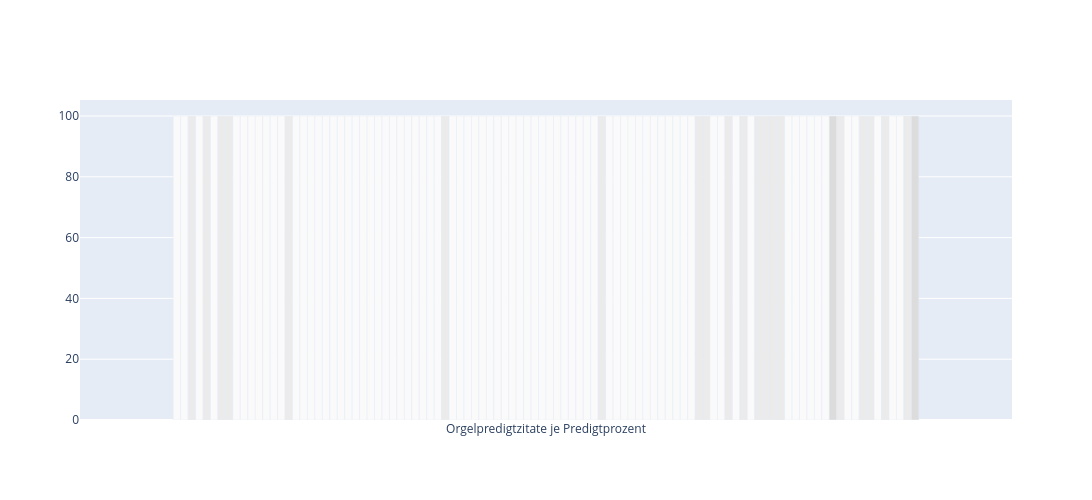

Source (notebook cell):
### Code cell
if quote_time_dist == "50-Jahr-Intervalle":
    sermons_grouped_50 = group_sermons_in_years(data, 50)
    figs_50 = []
    for i in range(len(sermons_grouped_50)):
        figs_50.append(create_quote_dist_chart(sermons_grouped_50[i], quote_type,searchkey=searchkey))
    
    # Create subplots
    fig = make_subplots(rows=len(figs_50), 
                        cols=1, 
                        subplot_titles=[f"Verteilung in Predigten zwischen {1600 + (i*50)} und {1600+(i*50)+50} ({len(sermons_grouped_50[i])} Predigten)" for i in range(len(figs_50))])

    # Add traces from each figure to the subplots
    for i, fig_item in enumerate(figs_50):
        for trace in fig_item.data:
            fig.add_trace(trace, row=i+1, col=1)

    # Update layout
    fig.update_layout(height=1200, width=1000, showlegend = False)
    fig.update_layout(title_text="Accumulierte Verteilung von Zitaten in 50-Jahr Intervallen")

elif quote_time_dist == "25-Jahr-Intervalle":
    sermons_grouped_25 = group_sermons_in_years(data, 25)
    figs_25 = []
    for i in range(len(sermons_grouped_25)):
        figs_25.append(create_quote_dist_chart(sermons_grouped_25[i], quote_type,searchkey=searchkey))
    
    # Create subplots
    fig = make_subplots(rows=len(figs_25), 
                        cols=1, 
                        subplot_titles=[f"Verteilung in Predigten zwischen {1600 + (i*25)} und {1600+(i*25)+25} ({len(sermons_grouped_25[i])} Predigten)" for i in range(len(figs_25))])

    # Add traces from each figure to the subplots
    for i, fig_item in enumerate(figs_25):
        for trace in fig_item.data:
            fig.add_trace(trace, row=i+1, col=1)

    # Update layout
    fig.update_layout(height=1200, width=1000, showlegend = False)
    fig.update_layout(title_text="Accumulierte Verteilung von Zitaten in 25-Jahr Intervallen")

else:
    fig = create_quote_dist_chart(ids, quote_type, searchkey=searchkey)

fig.show()

### Figure 1 — Plotly figure (JSON) as saved in the notebook; plotly's stock layout.template omitted (floating-point values rounded to 4 significant figures)
{"data": [{"hovertext": "0 Orgelpredigtzitate im 1%", "marker": {"color": "rgb(250,250,250)"}, "type": "bar", "x": ["Orgelpredigtzitate je Predigtprozent"], "y": [100]}, {"hovertext": "0 Orgelpredigtzitate im 2%", "marker": {"color": "rgb(250,250,250)"}, "type": "bar", "x": ["Orgelpredigtzitate je Predigtprozent"], "y": [100]}, {"hovertext": "1 Orgelpredigtzitate im 3%<br>Die Billige Orgel-Freude (Danzig 1739)", "marker": {"color": "rgb(235,235,235)"}, "type": "bar", "x": ["Orgelpredigtzitate je Predigtprozent"], "y": [100]}, {"hovertext": "0 Orgelpredigtzitate im 4%", "marker": {"color": "rgb(250,250,250)"}, "type": "bar", "x": ["Orgelpredigtzitate je Predigtprozent"], "y": [100]}, {"hovertext": "1 Orgelpredigtzitate im 5%<br>Die Billige Orgel-Freude (Danzig 1739)", "marker": {"color": "rgb(235,235,235)"}, "type": "bar", "x": ["Orgelpredigtzitate je Predigtprozent"], "y": [100]}, {"hovertext": "0 Orgelpredigtzitate im 6%", "marker": {"color": "rgb(250,250,250)"}, "type": "bar", "x": ["Orgelpredigtzitate je Predigtprozent"], "y": [100]}, {"hovertext": "1 Orgelpredigtzitate im 7%<br>Die Billige Orgel-Freude (Danzig 1739)", "marker": {"color": "rgb(235,235,235)"}, "type": "bar", "x": ["Orgelpredigtzitate je Predigtprozent"], "y": [100]}, {"hovertext": "1 Orgelpredigtzitate im 8%<br>Die Billige Orgel-Freude (Danzig 1739)", "marker": {"color": "rgb(235,235,235)"}, "type": "bar", "x": ["Orgelpredigtzitate je Predigtprozent"], "y": [100]}, {"hovertext": "0 Orgelpredigtzitate im 9%", "marker": {"color": "rgb(250,250,250)"}, "type": "bar", "x": ["Orgelpredigtzitate je Predigtprozent"], "y": [100]}, {"hovertext": "0 Orgelpredigtzitate im 10%", "marker": {"color": "rgb(250,250,250)"}, "type": "bar", "x": ["Orgelpredigtzitate je Predigtprozent"], "y": [100]}, {"hovertext": "0 Orgelpredigtzitate im 11%", "marker": {"color": "rgb(250,250,250)"}, "type": "bar", "x": ["Orgelpredigtzitate je Predigtprozent"], "y": [100]}, {"hovertext": "0 Orgelpredigtzitate im 12%", "marker": {"color": "rgb(250,250,250)"}, "type": "bar", "x": ["Orgelpredigtzitate je Predigtprozent"], "y": [100]}, {"hovertext": "0 Orgelpredigtzitate im 13%", "marker": {"color": "rgb(250,250,250)"}, "type": "bar", "x": ["Orgelpredigtzitate je Predigtprozent"], "y": [100]}, {"hovertext": "0 Orgelpredigtzitate im 14%", "marker": {"color": "rgb(250,250,250)"}, "type": "bar", "x": ["Orgelpredigtzitate je Predigtprozent"], "y": [100]}, {"hovertext": "0 Orgelpredigtzitate im 15%", "marker": {"color": "rgb(250,250,250)"}, "type": "bar", "x": ["Orgelpredigtzitate je Predigtprozent"], "y": [100]}, {"hovertext": "1 Orgelpredigtzitate im 16%<br>Die Billige Orgel-Freude (Danzig 1739)", "marker": {"color": "rgb(235,235,235)"}, "type": "bar", "x": ["Orgelpredigtzitate je Predigtprozent"], "y": [100]}, {"hovertext": "0 Orgelpredigtzitate im 17%", "marker": {"color": "rgb(250,250,250)"}, "type": "bar", "x": ["Orgelpredigtzitate je Predigtprozent"], "y": [100]}, {"hovertext": "0 Orgelpredigtzitate im 18%", "marker": {"color": "rgb(250,250,250)"}, "type": "bar", "x": ["Orgelpredigtzitate je Predigtprozent"], "y": [100]}, {"hovertext": "0 Orgelpredigtzitate im 19%", "marker": {"color": "rgb(250,250,250)"}, "type": "bar", "x": ["Orgelpredigtzitate je Predigtprozent"], "y": [100]}, {"hovertext": "0 Orgelpredigtzitate im 20%", "marker": {"color": "rgb(250,250,250)"}, "type": "bar", "x": ["Orgelpredigtzitate je Predigtprozent"], "y": [100]}, {"hovertext": "0 Orgelpredigtzitate im 21%", "marker": {"color": "rgb(250,250,250)"}, "type": "bar", "x": ["Orgelpredigtzitate je Predigtprozent"], "y": [100]}, {"hovertext": "0 Orgelpredigtzitate im 22%", "marker": {"color": "rgb(250,250,250)"}, "type": "bar", "x": ["Orgelpredigtzitate je Predigtprozent"], "y": [100]}, {"hovertext": "0 Orgelpredigtzitate im 23%", "marker": {"color": "rgb(250,250,250)"}, "type": "bar", "x": ["Orgelpredigtzitate je Predigtprozent"], "y": [100]}, {"hovertext": "0 Orgelpredigtzitate im 24%", "marker": {"color": "rgb(250,250,250)"}, "type": "bar", "x": ["Orgelpredigtzitate je Predigtprozent"], "y": [100]}, {"hovertext": "0 Orgelpredigtzitate im 25%", "marker": {"color": "rgb(250,250,250)"}, "type": "bar", "x": ["Orgelpredigtzitate je Predigtprozent"], "y": [100]}, {"hovertext": "0 Orgelpredigtzitate im 26%", "marker": {"color": "rgb(250,250,250)"}, "type": "bar", "x": ["Orgelpredigtzitate je Predigtprozent"], "y": [100]}, {"hovertext": "0 Orgelpredigtzitate im 27%", "marker": {"color": "rgb(250,250,250)"}, "type": "bar", "x": ["Orgelpredigtzitate je Predigtprozent"], "y": [100]}, {"hovertext": "0 Orgelpredigtzitate im 28%", "marker": {"color": "rgb(250,250,250)"}, "type": "bar", "x": ["Orgelpredigtzitate je Predigtprozent"], "y": [100]}, {"hovertext": "0 Orgelpredigtzitate im 29%", "marker": {"color": "rgb(250,250,250)"}, "type": "bar", "x": ["Orgelpredigtzitate je Predigtprozent"], "y": [100]}, {"hovertext": "0 Orgelpredigtzitate im 30%", "marker": {"color": "rgb(250,250,250)"}, "type": "bar", "x": ["Orgelpredigtzitate je Predigtprozent"], "y": [100]}, {"hovertext": "0 Orgelpredigtzitate im 31%", "marker": {"color": "rgb(250,250,250)"}, "type": "bar", "x": ["Orgelpredigtzitate je Predigtprozent"], "y": [100]}, {"hovertext": "0 Orgelpredigtzitate im 32%", "marker": {"color": "rgb(250,250,250)"}, "type": "bar", "x": ["Orgelpredigtzitate je Predigtprozent"], "y": [100]}, {"hovertext": "0 Orgelpredigtzitate im 33%", "marker": {"color": "rgb(250,250,250)"}, "type": "bar", "x": ["Orgelpredigtzitate je Predigtprozent"], "y": [100]}, {"hovertext": "0 Orgelpredigtzitate im 34%", "marker": {"color": "rgb(250,250,250)"}, "type": "bar", "x": ["Orgelpredigtzitate je Predigtprozent"], "y": [100]}, {"hovertext": "0 Orgelpredigtzitate im 35%", "marker": {"color": "rgb(250,250,250)"}, "type": "bar", "x": ["Orgelpredigtzitate je Predigtprozent"], "y": [100]}, {"hovertext": "0 Orgelpredigtzitate im 36%", "marker": {"color": "rgb(250,250,250)"}, "type": "bar", "x": ["Orgelpredigtzitate je Predigtprozent"], "y": [100]}, {"hovertext": "1 Orgelpredigtzitate im 37%<br>Die Billige Orgel-Freude (Danzig 1739)", "marker": {"color": "rgb(235,235,235)"}, "type": "bar", "x": ["Orgelpredigtzitate je Predigtprozent"], "y": [100]}, {"hovertext": "0 Orgelpredigtzitate im 38%", "marker": {"color": "rgb(250,250,250)"}, "type": "bar", "x": ["Orgelpredigtzitate je Predigtprozent"], "y": [100]}, {"hovertext": "0 Orgelpredigtzitate im 39%", "marker": {"color": "rgb(250,250,250)"}, "type": "bar", "x": ["Orgelpredigtzitate je Predigtprozent"], "y": [100]}, {"hovertext": "0 Orgelpredigtzitate im 40%", "marker": {"color": "rgb(250,250,250)"}, "type": "bar", "x": ["Orgelpredigtzitate je Predigtprozent"], "y": [100]}, {"hovertext": "0 Orgelpredigtzitate im 41%", "marker": {"color": "rgb(250,250,250)"}, "type": "bar", "x": ["Orgelpredigtzitate je Predigtprozent"], "y": [100]}, {"hovertext": "0 Orgelpredigtzitate im 42%", "marker": {"color": "rgb(250,250,250)"}, "type": "bar", "x": ["Orgelpredigtzitate je Predigtprozent"], "y": [100]}, {"hovertext": "0 Orgelpredigtzitate im 43%", "marker": {"color": "rgb(250,250,250)"}, "type": "bar", "x": ["Orgelpredigtzitate je Predigtprozent"], "y": [100]}, {"hovertext": "0 Orgelpredigtzitate im 44%", "marker": {"color": "rgb(250,250,250)"}, "type": "bar", "x": ["Orgelpredigtzitate je Predigtprozent"], "y": [100]}, {"hovertext": "0 Orgelpredigtzitate im 45%", "marker": {"color": "rgb(250,250,250)"}, "type": "bar", "x": ["Orgelpredigtzitate je Predigtprozent"], "y": [100]}, {"hovertext": "0 Orgelpredigtzitate im 46%", "marker": {"color": "rgb(250,250,250)"}, "type": "bar", "x": ["Orgelpredigtzitate je Predigtprozent"], "y": [100]}, {"hovertext": "0 Orgelpredigtzitate im 47%", "marker": {"color": "rgb(250,250,250)"}, "type": "bar", "x": ["Orgelpredigtzitate je Predigtprozent"], "y": [100]}, {"hovertext": "0 Orgelpredigtzitate im 48%", "marker": {"color": "rgb(250,250,250)"}, "type": "bar", "x": ["Orgelpredigtzitate je Predigtprozent"], "y": [100]}, {"hovertext": "0 Orgelpredigtzitate im 49%", "marker": {"color": "rgb(250,250,250)"}, "type": "bar", "x": ["Orgelpredigtzitate je Predigtprozent"], "y": [100]}, {"hovertext": "0 Orgelpredigtzitate im 50%", "marker": {"color": "rgb(250,250,250)"}, "type": "bar", "x": ["Orgelpredigtzitate je Predigtprozent"], "y": [100]}, {"hovertext": "0 Orgelpredigtzitate im 51%", "marker": {"color": "rgb(250,250,250)"}, "type": "bar", "x": ["Orgelpredigtzitate je Predigtprozent"], "y": [100]}, {"hovertext": "0 Orgelpredigtzitate im 52%", "marker": {"color": "rgb(250,250,250)"}, "type": "bar", "x": ["Orgelpredigtzitate je Predigtprozent"], "y": [100]}, {"hovertext": "0 Orgelpredigtzitate im 53%", "marker": {"color": "rgb(250,250,250)"}, "type": "bar", "x": ["Orgelpredigtzitate je Predigtprozent"], "y": [100]}, {"hovertext": "0 Orgelpredigtzitate im 54%", "marker": {"color": "rgb(250,250,250)"}, "type": "bar", "x": ["Orgelpredigtzitate je Predigtprozent"], "y": [100]}, {"hovertext": "0 Orgelpredigtzitate im 55%", "marker": {"color": "rgb(250,250,250)"}, "type": "bar", "x": ["Orgelpredigtzitate je Predigtprozent"], "y": [100]}, {"hovertext": "0 Orgelpredigtzitate im 56%", "marker": {"color": "rgb(250,250,250)"}, "type": "bar", "x": ["Orgelpredigtzitate je Predigtprozent"], "y": [100]}, {"hovertext": "0 Orgelpredigtzitate im 57%", "marker": {"color": "rgb(250,250,250)"}, "type": "bar", "x": ["Orgelpredigtzitate je Predigtprozent"], "y": [100]}, {"hovertext": "1 Orgelpredigtzitate im 58%<br>Das fröliche Halleluja (Wittenberg 1675)", "marker": {"color": "rgb(235,235,235)"}, "type": "bar", "x": ["Orgelpredigtzitate je Predigtprozent"], "y": [100]}, {"hovertext": "0 Orgelpredigtzitate im 59%", "marker": {"color": "rgb(250,250,250)"}, "type": "bar", "x": ["Orgelpredigtzitate je Predigtprozent"], "y": [100]}, {"hovertext": "0 Orgelpredigtzitate im 60%", "marker": {"color": "rgb(250,250,250)"}, "type": "bar", "x": ["Orgelpredigtzitate je Predigtprozent"], "y": [100]}, {"hovertext": "0 Orgelpredigtzitate im 61%", "marker": {"color": "rgb(250,250,250)"}, "type": "bar", "x": ["Orgelpredigtzitate je Predigtprozent"], "y": [100]}, {"hovertext": "0 Orgelpredigtzitate im 62%", "marker": {"color": "rgb(250,250,250)"}, "type": "bar", "x": ["Orgelpredigtzitate je Predigtprozent"], "y": [100]}, {"hovertext": "0 Orgelpredigtzitate im 63%", "marker": {"color": "rgb(250,250,250)"}, "type": "bar", "x": ["Orgelpredigtzitate je Predigtprozent"], "y": [100]}, {"hovertext": "0 Orgelpredigtzitate im 64%", "marker": {"color": "rgb(250,250,250)"}, "type": "bar", "x": ["Orgelpredigtzitate je Predigtprozent"], "y": [100]}, {"hovertext": "0 Orgelpredigtzitate im 65%", "marker": {"color": "rgb(250,250,250)"}, "type": "bar", "x": ["Orgelpredigtzitate je Predigtprozent"], "y": [100]}, {"hovertext": "0 Orgelpredigtzitate im 66%", "marker": {"color": "rgb(250,250,250)"}, "type": "bar", "x": ["Orgelpredigtzitate je Predigtprozent"], "y": [100]}, {"hovertext": "0 Orgelpredigtzitate im 67%", "marker": {"color": "rgb(250,250,250)"}, "type": "bar", "x": ["Orgelpredigtzitate je Predigtprozent"], "y": [100]}, {"hovertext": "0 Orgelpredigtzitate im 68%", "marker": {"color": "rgb(250,250,250)"}, "type": "bar", "x": ["Orgelpredigtzitate je Predigtprozent"], "y": [100]}, {"hovertext": "0 Orgelpredigtzitate im 69%", "marker": {"color": "rgb(250,250,250)"}, "type": "bar", "x": ["Orgelpredigtzitate je Predigtprozent"], "y": [100]}, {"hovertext": "0 Orgelpredigtzitate im 70%", "marker": {"color": "rgb(250,250,250)"}, "type": "bar", "x": ["Orgelpredigtzitate je Predigtprozent"], "y": [100]}, {"hovertext": "1 Orgelpredigtzitate im 71%<br>Ein wolgerührtes Orgel=Werck (Königsberg 1721)", "marker": {"color": "rgb(235,235,235)"}, "type": "bar", "x": ["Orgelpredigtzitate je Predigtprozent"], "y": [100]}, {"hovertext": "1 Orgelpredigtzitate im 72%<br>Ein wolgerührtes Orgel=Werck (Königsberg 1721)", "marker": {"color": "rgb(235,235,235)"}, "type": "bar", "x": ["Orgelpredigtzitate je Predigtprozent"], "y": [100]}, {"hovertext": "0 Orgelpredigtzitate im 73%", "marker": {"color": "rgb(250,250,250)"}, "type": "bar", "x": ["Orgelpredigtzitate je Predigtprozent"], "y": [100]}, {"hovertext": "0 Orgelpredigtzitate im 74%", "marker": {"color": "rgb(250,250,250)"}, "type": "bar", "x": ["Orgelpredigtzitate je Predigtprozent"], "y": [100]}, {"hovertext": "1 Orgelpredigtzitate im 75%<br>Encoenia HierOrganica (Halle 1664)", "marker": {"color": "rgb(235,235,235)"}, "type": "bar", "x": ["Orgelpredigtzitate je Predigtprozent"], "y": [100]}, {"hovertext": "0 Orgelpredigtzitate im 76%", "marker": {"color": "rgb(250,250,250)"}, "type": "bar", "x": ["Orgelpredigtzitate je Predigtprozent"], "y": [100]}, {"hovertext": "1 Orgelpredigtzitate im 77%<br>Gott und Gnug (Meißen 1681)", "marker": {"color": "rgb(235,235,235)"}, "type": "bar", "x": ["Orgelpredigtzitate je Predigtprozent"], "y": [100]}, {"hovertext": "0 Orgelpredigtzitate im 78%", "marker": {"color": "rgb(250,250,250)"}, "type": "bar", "x": ["Orgelpredigtzitate je Predigtprozent"], "y": [100]}, {"hovertext": "1 Orgelpredigtzitate im 79%<br>Das Gott=Lob=Schallende Hosianna (Leipzig 1671)", "marker": {"color": "rgb(235,235,235)"}, "type": "bar", "x": ["Orgelpredigtzitate je Predigtprozent"], "y": [100]}, {"hovertext": "1 Orgelpredigtzitate im 80%<br>Das Gott=Lob=Schallende Hosianna (Leipzig 1671)", "marker": {"color": "rgb(235,235,235)"}, "type": "bar", "x": ["Orgelpredigtzitate je Predigtprozent"], "y": [100]}, {"hovertext": "1 Orgelpredigtzitate im 81%<br>Stolpenische Ehren-Crone (Dresden 1652)", "marker": {"color": "rgb(235,235,235)"}, "type": "bar", "x": ["Orgelpredigtzitate je Predigtprozent"], "y": [100]}, {"hovertext": "1 Orgelpredigtzitate im 82%<br>Die Billige Orgel-Freude (Danzig 1739)", "marker": {"color": "rgb(235,235,235)"}, "type": "bar", "x": ["Orgelpredigtzitate je Predigtprozent"], "y": [100]}, {"hovertext": "0 Orgelpredigtzitate im 83%", "marker": {"color": "rgb(250,250,250)"}, "type": "bar", "x": ["Orgelpredigtzitate je Predigtprozent"], "y": [100]}, {"hovertext": "0 Orgelpredigtzitate im 84%", "marker": {"color": "rgb(250,250,250)"}, "type": "bar", "x": ["Orgelpredigtzitate je Predigtprozent"], "y": [100]}, {"hovertext": "0 Orgelpredigtzitate im 85%", "marker": {"color": "rgb(250,250,250)"}, "type": "bar", "x": ["Orgelpredigtzitate je Predigtprozent"], "y": [100]}, {"hovertext": "0 Orgelpredigtzitate im 86%", "marker": {"color": "rgb(250,250,250)"}, "type": "bar", "x": ["Orgelpredigtzitate je Predigtprozent"], "y": [100]}, {"hovertext": "0 Orgelpredigtzitate im 87%", "marker": {"color": "rgb(250,250,250)"}, "type": "bar", "x": ["Orgelpredigtzitate je Predigtprozent"], "y": [100]}, {"hovertext": "0 Orgelpredigtzitate im 88%", "marker": {"color": "rgb(250,250,250)"}, "type": "bar", "x": ["Orgelpredigtzitate je Predigtprozent"], "y": [100]}, {"hovertext": "2 Orgelpredigtzitate im 89%<br>Die andere Predigt (Coburg 1676)Die Christliche Harmonie (Jena 1700)", "marker": {"color": "rgb(220,220,220)"}, "type": "bar", "x": ["Orgelpredigtzitate je Predigtprozent"], "y": [100]}, {"hovertext": "1 Orgelpredigtzitate im 90%<br>Die andere Predigt (Coburg 1676)", "marker": {"color": "rgb(235,235,235)"}, "type": "bar", "x": ["Orgelpredigtzitate je Predigtprozent"], "y": [100]}, {"hovertext": "0 Orgelpredigtzitate im 91%", "marker": {"color": "rgb(250,250,250)"}, "type": "bar", "x": ["Orgelpredigtzitate je Predigtprozent"], "y": [100]}, {"hovertext": "0 Orgelpredigtzitate im 92%", "marker": {"color": "rgb(250,250,250)"}, "type": "bar", "x": ["Orgelpredigtzitate je Predigtprozent"], "y": [100]}, {"hovertext": "1 Orgelpredigtzitate im 93%<br>Die edle und wohlgeordnete Music der Gläubigen (Halle 1727)", "marker": {"color": "rgb(235,235,235)"}, "type": "bar", "x": ["Orgelpredigtzitate je Predigtprozent"], "y": [100]}, {"hovertext": "1 Orgelpredigtzitate im 94%<br>Denck- und Danck-Säule (Rothenburg ob der Tauber [1673])", "marker": {"color": "rgb(235,235,235)"}, "type": "bar", "x": ["Orgelpredigtzitate je Predigtprozent"], "y": [100]}, {"hovertext": "0 Orgelpredigtzitate im 95%", "marker": {"color": "rgb(250,250,250)"}, "type": "bar", "x": ["Orgelpredigtzitate je Predigtprozent"], "y": [100]}, {"hovertext": "1 Orgelpredigtzitate im 96%<br>Corona Templi (Nürnberg 1621)", "marker": {"color": "rgb(235,235,235)"}, "type": "bar", "x": ["Orgelpredigtzitate je Predigtprozent"], "y": [100]}, {"hovertext": "0 Orgelpredigtzitate im 97%", "marker": {"color": "rgb(250,250,250)"}, "type": "bar", "x": ["Orgelpredigtzitate je Predigtprozent"], "y": [100]}, {"hovertext": "0 Orgelpredigtzitate im 98%", "marker": {"color": "rgb(250,250,250)"}, "type": "bar", "x": ["Orgelpredigtzitate je Predigtprozent"], "y": [100]}, {"hovertext": "1 Orgelpredigtzitate im 99%<br>Orgel=Predigt (Arnstadt 1666)", "marker": {"color": "rgb(235,235,235)"}, "type": "bar", "x": ["Orgelpredigtzitate je Predigtprozent"], "y": [100]}, {"hovertext": "2 Orgelpredigtzitate im 100%<br>Organolustria Evangelico-Stambachiana (Hof 1660)Organi Laudes (Plauen 1685)", "marker": {"color": "rgb(220,220,220)"}, "type": "bar", "x": ["Orgelpredigtzitate je Predigtprozent"], "y": [100]}], "layout": {"height": 500, "showlegend": false, "width": 1500}}
